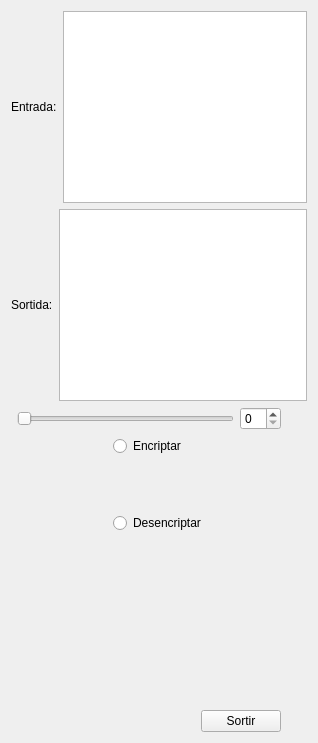
<?xml version="1.0" encoding="UTF-8"?>
<ui version="4.0">
 <class>Form</class>
 <widget class="QWidget" name="Form">
  <property name="geometry">
   <rect>
    <x>0</x>
    <y>0</y>
    <width>318</width>
    <height>743</height>
   </rect>
  </property>
  <property name="sizePolicy">
   <sizepolicy hsizetype="Preferred" vsizetype="Preferred">
    <horstretch>0</horstretch>
    <verstretch>0</verstretch>
   </sizepolicy>
  </property>
  <property name="windowTitle">
   <string>Form</string>
  </property>
  <layout class="QGridLayout" name="gridLayout">
   <item row="0" column="0" colspan="3">
    <layout class="QHBoxLayout" name="horizontalLayout">
     <item>
      <widget class="QLabel" name="label_2">
       <property name="text">
        <string>Entrada:</string>
       </property>
      </widget>
     </item>
     <item>
      <widget class="QTextEdit" name="textEdit">
       <property name="sizePolicy">
        <sizepolicy hsizetype="Expanding" vsizetype="Minimum">
         <horstretch>0</horstretch>
         <verstretch>0</verstretch>
        </sizepolicy>
       </property>
      </widget>
     </item>
    </layout>
   </item>
   <item row="1" column="0" colspan="3">
    <layout class="QHBoxLayout" name="horizontalLayout_3">
     <item>
      <widget class="QLabel" name="label">
       <property name="text">
        <string>Sortida:</string>
       </property>
      </widget>
     </item>
     <item>
      <widget class="QTextEdit" name="textEdit_2">
       <property name="sizePolicy">
        <sizepolicy hsizetype="Expanding" vsizetype="Fixed">
         <horstretch>0</horstretch>
         <verstretch>0</verstretch>
        </sizepolicy>
       </property>
      </widget>
     </item>
    </layout>
   </item>
   <item row="2" column="0">
    <layout class="QVBoxLayout" name="verticalLayout_5"/>
   </item>
   <item row="3" column="0">
    <layout class="QVBoxLayout" name="verticalLayout_4">
     <property name="sizeConstraint">
      <enum>QLayout::SetDefaultConstraint</enum>
     </property>
    </layout>
   </item>
   <item row="3" column="1" rowspan="2">
    <layout class="QHBoxLayout" name="horizontalLayout_2">
     <item>
      <widget class="QSlider" name="horizontalSlider">
       <property name="orientation">
        <enum>Qt::Horizontal</enum>
       </property>
      </widget>
     </item>
     <item>
      <widget class="QSpinBox" name="spinBox"/>
     </item>
    </layout>
   </item>
   <item row="5" column="0" colspan="3">
    <layout class="QHBoxLayout" name="horizontalLayout_5">
     <item>
      <spacer name="horizontalSpacer_3">
       <property name="orientation">
        <enum>Qt::Horizontal</enum>
       </property>
       <property name="sizeHint" stdset="0">
        <size>
         <width>40</width>
         <height>20</height>
        </size>
       </property>
      </spacer>
     </item>
     <item>
      <layout class="QVBoxLayout" name="verticalLayout">
       <item>
        <widget class="QRadioButton" name="radioButton_2">
         <property name="text">
          <string>Encriptar</string>
         </property>
        </widget>
       </item>
       <item>
        <spacer name="verticalSpacer_2">
         <property name="orientation">
          <enum>Qt::Vertical</enum>
         </property>
         <property name="sizeHint" stdset="0">
          <size>
           <width>20</width>
           <height>40</height>
          </size>
         </property>
        </spacer>
       </item>
       <item>
        <widget class="QRadioButton" name="radioButton">
         <property name="text">
          <string>Desencriptar</string>
         </property>
        </widget>
       </item>
       <item>
        <spacer name="verticalSpacer_4">
         <property name="orientation">
          <enum>Qt::Vertical</enum>
         </property>
         <property name="sizeHint" stdset="0">
          <size>
           <width>20</width>
           <height>40</height>
          </size>
         </property>
        </spacer>
       </item>
      </layout>
     </item>
     <item>
      <spacer name="horizontalSpacer_2">
       <property name="orientation">
        <enum>Qt::Horizontal</enum>
       </property>
       <property name="sizeHint" stdset="0">
        <size>
         <width>40</width>
         <height>20</height>
        </size>
       </property>
      </spacer>
     </item>
    </layout>
   </item>
   <item row="6" column="2">
    <spacer name="verticalSpacer">
     <property name="orientation">
      <enum>Qt::Vertical</enum>
     </property>
     <property name="sizeType">
      <enum>QSizePolicy::Fixed</enum>
     </property>
     <property name="sizeHint" stdset="0">
      <size>
       <width>20</width>
       <height>40</height>
      </size>
     </property>
    </spacer>
   </item>
   <item row="7" column="2">
    <spacer name="verticalSpacer_5">
     <property name="orientation">
      <enum>Qt::Vertical</enum>
     </property>
     <property name="sizeType">
      <enum>QSizePolicy::Fixed</enum>
     </property>
     <property name="sizeHint" stdset="0">
      <size>
       <width>20</width>
       <height>40</height>
      </size>
     </property>
    </spacer>
   </item>
   <item row="8" column="2">
    <spacer name="verticalSpacer_3">
     <property name="orientation">
      <enum>Qt::Vertical</enum>
     </property>
     <property name="sizeType">
      <enum>QSizePolicy::Fixed</enum>
     </property>
     <property name="sizeHint" stdset="0">
      <size>
       <width>20</width>
       <height>40</height>
      </size>
     </property>
    </spacer>
   </item>
   <item row="9" column="0" colspan="2">
    <layout class="QHBoxLayout" name="horizontalLayout_4">
     <item>
      <spacer name="horizontalSpacer">
       <property name="orientation">
        <enum>Qt::Horizontal</enum>
       </property>
       <property name="sizeHint" stdset="0">
        <size>
         <width>40</width>
         <height>20</height>
        </size>
       </property>
      </spacer>
     </item>
     <item>
      <widget class="QPushButton" name="pushButton">
       <property name="text">
        <string>Sortir</string>
       </property>
      </widget>
     </item>
    </layout>
   </item>
  </layout>
 </widget>
 <layoutdefault spacing="6" margin="11"/>
 <resources/>
 <connections/>
</ui>
